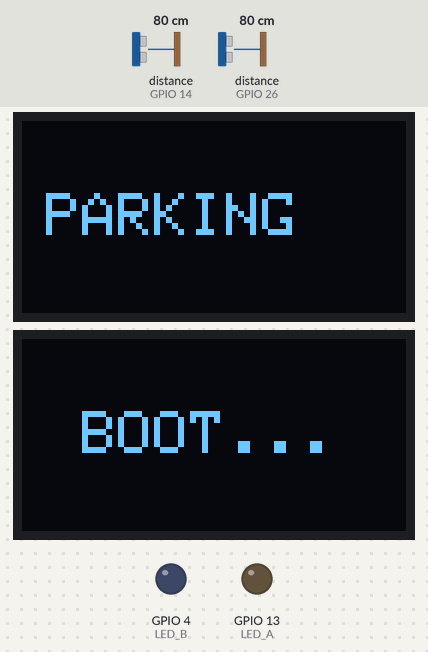
The sketch below on a simulated ESP32. Parts: 2 × 128×64 one-colour display, output pins drawn as LEDs (lit = HIGH). Wiring (inferred from the names in the program): 2 × ultrasonic range finder: trigger GPIO 25, echo GPIO 26 / trigger GPIO 27, echo GPIO 14. Inputs (shaded band) come from the test bench; at power-on: distance to the obstacle (sensors on GPIO 14, GPIO 26) 80 cm. The echo pulse lasts 58.3 µs per cm; WiFi joins after 1.5 s; servers stay silent unless stated; uploads are accepted with an empty reply; the local clock reads 2024-03-15 10:24:30 at power-on unless the sketch sets it; pins used as bus, display or sensor lines are not drawn; what the sketch prints to the serial monitor is not drawn.

Above: at 0.4 s.
At 8.5 s:
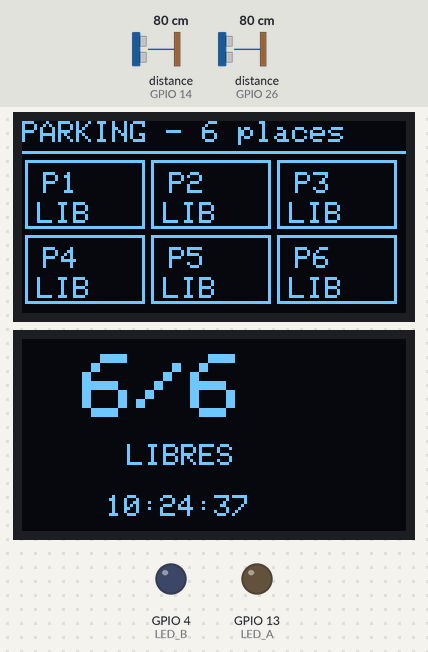
8.6 s: distance to the obstacle (sensor on GPIO 14) set to 23 cm
14.9 s: distance to the obstacle (sensor on GPIO 14) set to 18 cm
At 19.9 s:
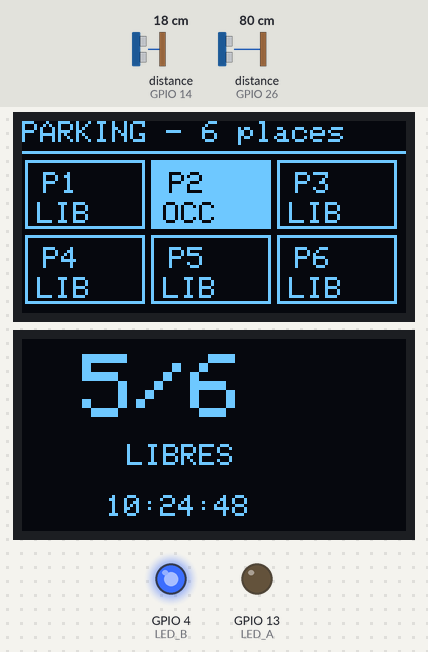
25.8 s: distance to the obstacle (sensor on GPIO 26) set to 23 cm
31.8 s: distance to the obstacle (sensor on GPIO 26) set to 19 cm
At 36.1 s:
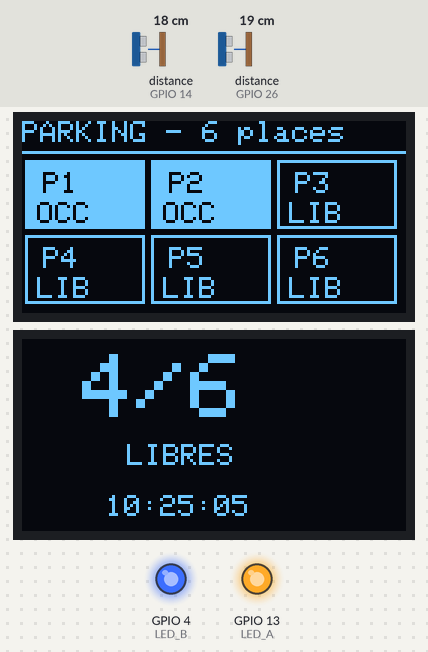
42.2 s: distance to the obstacle (sensor on GPIO 14) set to 35 cm
At 47.2 s:
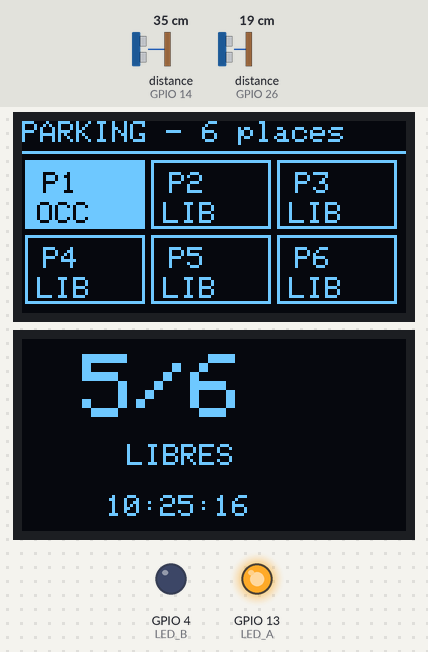
53.1 s: distance to the obstacle (sensor on GPIO 26) set to 35 cm
At 56.8 s:
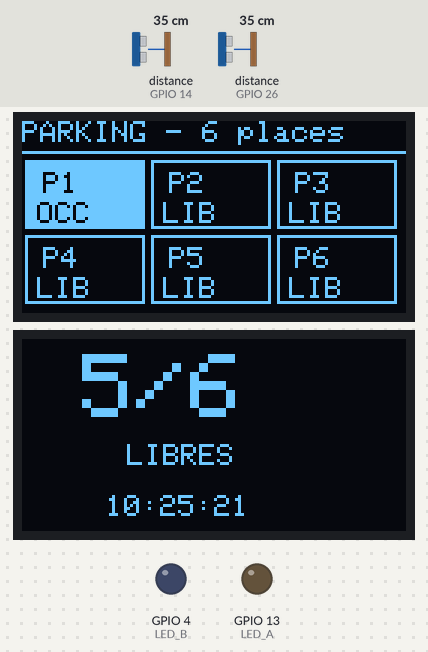
Timing chart, 0 to 58.3 s (numbered marks = the images above; inputs shaded):
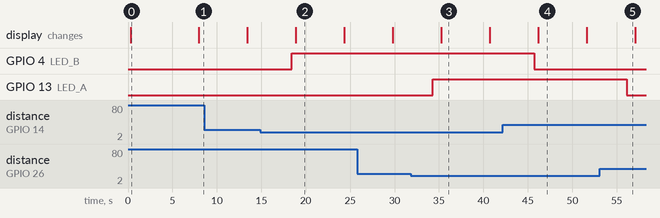

Measured:
- the behaviour switches between 21 and 20 cm on distance to the obstacle (sensor on GPIO 14) (found by bisection; images 1 and 2)
- the behaviour switches between 21 and 20 cm on distance to the obstacle (sensor on GPIO 26) (found by bisection; images 2 and 3)
- after the input at 14.9 s, GPIO 4 (LED_B): LOW → HIGH after 3.6 s; the display: first changes after 4.0 s (image 2 shows a later state)
- after the input at 31.8 s, GPIO 13 (LED_A): LOW → HIGH after 2.5 s; the display: first changes after 3.5 s (image 3 shows a later state)
- after the input at 42.2 s, GPIO 4 (LED_B): HIGH → LOW after 3.5 s; the display: first changes after 4.0 s (image 4 shows a later state)
- after the input at 53.1 s, GPIO 13 (LED_A): HIGH → LOW after 3.0 s
- what the display in image 0 shows lasts 7.7 s, from 0.3 s to 8.0 s

The sketch:

node-1.ino
```cpp
/**
 * Parking Intelligent — Nœud #1 "Panneau d'entrée"
 *
 * Configuration matérielle :
 *  - 2× HC-SR04A (places 1 et 2)
 *  - 2× LED rouge (1 par place)
 *  - 2× SBC-OLED01-V2 (SSD1306 128x64) en I2C
 *      → 2 bus I2C SÉPARÉS car les 2 OLEDs ont la même adresse 0x3C par défaut
 *      → évite de devoir re-souder un strap pour passer l'une en 0x3D
 *
 * Dépendances Arduino : WiFi, HTTPClient, ArduinoJson, Wire, Adafruit_GFX, Adafruit_SSD1306
 */

#include <WiFi.h>
#include <HTTPClient.h>
#include <ArduinoJson.h>
#include <Wire.h>
#include <Adafruit_GFX.h>
#include <Adafruit_SSD1306.h>
#include <time.h>

// ============================================================
// CONFIGURATION — À MODIFIER avant flash
// ============================================================
const char* WIFI_SSID     = "YKS_0221";
const char* WIFI_PASSWORD = "smartParking";
const char* SERVER_URL    = "http://192.168.137.1:3000"; // IP du PC sur le hotspot, sans slash final
const char* API_KEY       = "d62793cc0e30009e4bfe4d81448741264ffd95005bacfd86235944184ab2a0fe";
const char* NODE_ID       = "node-1";

const int SPOT_ID_A = 1;
const int SPOT_ID_B = 2;

// ============================================================
// CÂBLAGE GPIO — voir esp32/WIRING.md
// ============================================================
// Capteurs ultrasoniques HC-SR04A
#define TRIG_A 25
#define ECHO_A 26
#define TRIG_B 27
#define ECHO_B 14

// LEDs locales (allumées si occupé)
#define LED_A 13
#define LED_B 4

// Bus I2C #0 → OLED gauche (adresse 0x3C)
#define OLED_SDA_L 21
#define OLED_SCL_L 22

// Bus I2C #1 → OLED droite (adresse 0x3C aussi, mais sur un autre bus)
#define OLED_SDA_R 33
#define OLED_SCL_R 32

// ============================================================
// PARAMÈTRES MÉTIER
// ============================================================
const float DISTANCE_THRESHOLD_CM    = 20.0;
const unsigned long LOOP_DELAY_MS    = 4500;
const unsigned long PANEL_REFRESH_MS = 5000;

const char* NTP_SERVER       = "pool.ntp.org";
const long  GMT_OFFSET       = 3600;
const int   DAYLIGHT_OFFSET  = 3600;

// ============================================================
// OBJETS GLOBAUX
// ============================================================
TwoWire I2C_R = TwoWire(1);  // bus I2C #1 (Wire1)

Adafruit_SSD1306 oledLeft (128, 64, &Wire,  -1);
Adafruit_SSD1306 oledRight(128, 64, &I2C_R, -1);

bool spotsState[6] = {false, false, false, false, false, false};
unsigned long lastPanelRefresh = 0;

// ============================================================
// SETUP
// ============================================================
void setup() {
    Serial.begin(115200);
    delay(200);
    Serial.println("\n[node-1] Boot panneau d'entree");

    pinMode(TRIG_A, OUTPUT); pinMode(ECHO_A, INPUT);
    pinMode(TRIG_B, OUTPUT); pinMode(ECHO_B, INPUT);
    pinMode(LED_A, OUTPUT);  digitalWrite(LED_A, LOW);
    pinMode(LED_B, OUTPUT);  digitalWrite(LED_B, LOW);

    Wire.begin(OLED_SDA_L, OLED_SCL_L);
    I2C_R.begin(OLED_SDA_R, OLED_SCL_R);

    if (!oledLeft.begin(SSD1306_SWITCHCAPVCC, 0x3C)) {
        Serial.println("[OLED-L] init KO (verifier SDA=21, SCL=22, alim 3.3V, adresse 0x3C)");
    }
    if (!oledRight.begin(SSD1306_SWITCHCAPVCC, 0x3C)) {
        Serial.println("[OLED-R] init KO (verifier SDA=33, SCL=32, alim 3.3V, adresse 0x3C)");
    }
    showBootScreen();

    connectWifi();
    configTime(GMT_OFFSET, DAYLIGHT_OFFSET, NTP_SERVER);
}

void connectWifi() {
    WiFi.mode(WIFI_STA);
    WiFi.begin(WIFI_SSID, WIFI_PASSWORD);
    Serial.print("[WiFi] connexion");
    unsigned long start = millis();
    while (WiFi.status() != WL_CONNECTED && millis() - start < 15000) {
        delay(500);
        Serial.print(".");
    }
    if (WiFi.status() == WL_CONNECTED) {
        Serial.printf("\n[WiFi] OK %s\n", WiFi.localIP().toString().c_str());
    } else {
        Serial.println("\n[WiFi] echec — retry au prochain envoi");
    }
}

float measureDistance(int trigPin, int echoPin) {
    digitalWrite(trigPin, LOW);
    delayMicroseconds(2);
    digitalWrite(trigPin, HIGH);
    delayMicroseconds(10);
    digitalWrite(trigPin, LOW);
    long duration = pulseIn(echoPin, HIGH, 30000);
    if (duration == 0) return -1.0;
    return (duration * 0.034) / 2.0;
}

void postSpotStatus(int spotId, bool occupied, float distance) {
    if (WiFi.status() != WL_CONNECTED) connectWifi();
    if (WiFi.status() != WL_CONNECTED) return;

    HTTPClient http;
    String url = String(SERVER_URL) + "/api/spot/" + String(spotId);
    http.begin(url);
    http.addHeader("Content-Type", "application/json");
    http.addHeader("X-API-Key", API_KEY);

    StaticJsonDocument<200> doc;
    doc["occupied"]    = occupied;
    doc["distance_cm"] = distance;
    doc["esp32_id"]    = NODE_ID;
    String payload;
    serializeJson(doc, payload);

    int code = http.POST(payload);
    Serial.printf("[POST] place %d %s (%.1f cm) HTTP %d\n",
                  spotId, occupied ? "OCCUPEE" : "LIBRE", distance, code);
    http.end();
}

bool fetchAllSpots() {
    if (WiFi.status() != WL_CONNECTED) connectWifi();
    if (WiFi.status() != WL_CONNECTED) return false;

    HTTPClient http;
    String url = String(SERVER_URL) + "/api/spots";
    http.begin(url);
    int code = http.GET();
    if (code != 200) {
        Serial.printf("[GET] /api/spots HTTP %d\n", code);
        http.end();
        return false;
    }

    StaticJsonDocument<1024> doc;
    DeserializationError err = deserializeJson(doc, http.getString());
    http.end();
    if (err) {
        Serial.printf("[GET] JSON err: %s\n", err.c_str());
        return false;
    }

    for (JsonObject spot : doc.as<JsonArray>()) {
        int id = spot["id"] | 0;
        bool occ = spot["is_occupied"] | false;
        if (id >= 1 && id <= 6) spotsState[id - 1] = occ;
    }
    return true;
}

void showBootScreen() {
    oledLeft.clearDisplay();
    oledLeft.setTextColor(SSD1306_WHITE);
    oledLeft.setTextSize(2);
    oledLeft.setCursor(8, 24);
    oledLeft.println("PARKING");
    oledLeft.display();

    oledRight.clearDisplay();
    oledRight.setTextColor(SSD1306_WHITE);
    oledRight.setTextSize(2);
    oledRight.setCursor(20, 24);
    oledRight.println("BOOT...");
    oledRight.display();
}

void renderLeftPanel() {
    oledLeft.clearDisplay();
    oledLeft.setTextColor(SSD1306_WHITE);
    oledLeft.setTextSize(1);
    oledLeft.setCursor(0, 0);
    oledLeft.print("PARKING - 6 places");
    oledLeft.drawLine(0, 10, 128, 10, SSD1306_WHITE);

    const int cols = 3;
    const int cellW = 42, cellH = 25;
    const int startX = 1, startY = 13;

    for (int i = 0; i < 6; i++) {
        int col = i % cols, row = i / cols;
        int x = startX + col * cellW;
        int y = startY + row * cellH;

        if (spotsState[i]) {
            oledLeft.fillRect(x, y, cellW - 2, cellH - 2, SSD1306_WHITE);
            oledLeft.setTextColor(SSD1306_BLACK);
        } else {
            oledLeft.drawRect(x, y, cellW - 2, cellH - 2, SSD1306_WHITE);
            oledLeft.setTextColor(SSD1306_WHITE);
        }
        oledLeft.setCursor(x + 6, y + 4);
        oledLeft.print("P");
        oledLeft.print(i + 1);
        oledLeft.setCursor(x + 4, y + 14);
        oledLeft.print(spotsState[i] ? "OCC" : "LIB");
    }
    oledLeft.display();
}

void renderRightPanel() {
    int free = 0;
    for (int i = 0; i < 6; i++) if (!spotsState[i]) free++;

    oledRight.clearDisplay();
    oledRight.setTextColor(SSD1306_WHITE);

    oledRight.setTextSize(3);
    oledRight.setCursor(20, 5);
    oledRight.print(free);
    oledRight.print("/6");

    oledRight.setTextSize(1);
    oledRight.setCursor(35, 35);
    oledRight.print("LIBRES");

    char timeStr[9];
    struct tm timeinfo;
    if (getLocalTime(&timeinfo, 100)) {
        strftime(timeStr, sizeof(timeStr), "%H:%M:%S", &timeinfo);
    } else {
        strcpy(timeStr, "--:--:--");
    }
    oledRight.setCursor(28, 52);
    oledRight.print(timeStr);
    oledRight.display();
}

void loop() {
    float dA = measureDistance(TRIG_A, ECHO_A);
    bool occA = (dA > 0 && dA < DISTANCE_THRESHOLD_CM);
    digitalWrite(LED_A, occA ? HIGH : LOW);
    postSpotStatus(SPOT_ID_A, occA, dA);
    spotsState[SPOT_ID_A - 1] = occA;
    delay(300);

    float dB = measureDistance(TRIG_B, ECHO_B);
    bool occB = (dB > 0 && dB < DISTANCE_THRESHOLD_CM);
    digitalWrite(LED_B, occB ? HIGH : LOW);
    postSpotStatus(SPOT_ID_B, occB, dB);
    spotsState[SPOT_ID_B - 1] = occB;

    if (millis() - lastPanelRefresh >= PANEL_REFRESH_MS) {
        fetchAllSpots();
        renderLeftPanel();
        renderRightPanel();
        lastPanelRefresh = millis();
    }

    delay(LOOP_DELAY_MS);
}
```
